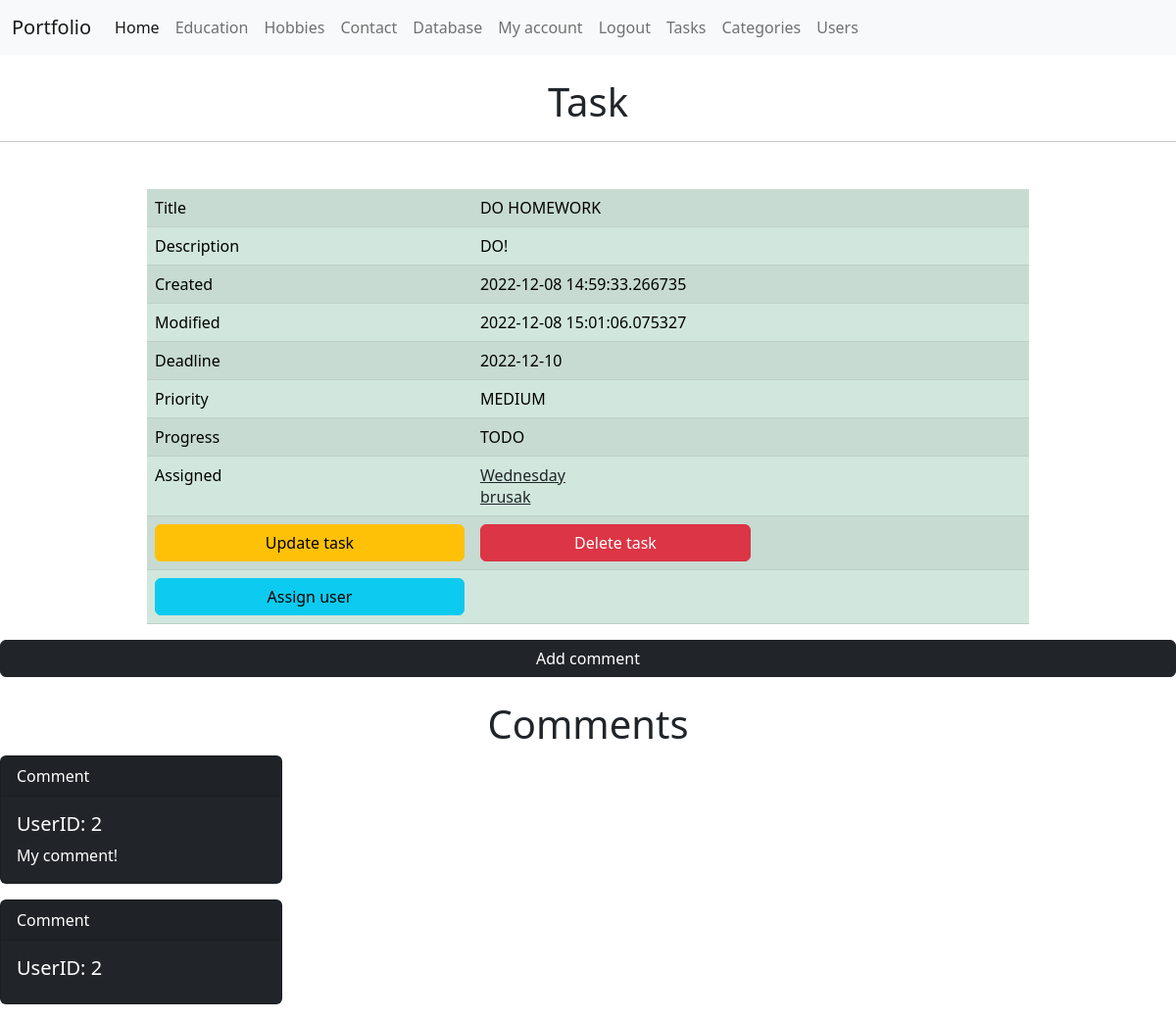
The page /task/1 (signed in) on the database its author committed.
### app/to_do/models.py (models this page shows, shortened)
class Task(db.Model):
    id = db.Column(db.Integer, primary_key=True, autoincrement=True)
    title = db.Column(db.String(120), nullable=False)
    description = db.Column(db.String(2000), nullable=True)
    created = db.Column(db.DateTime, default=datetime.now())
    modified = db.Column(db.DateTime, default=datetime.now, onupdate=datetime.now)
    deadline = db.Column(db.DateTime)
    priority = db.Column(db.Enum(Priority, values_callable=lambda x: [str(member.value) for member in Priority]))
    progress = db.Column(db.Enum(Progress, values_callable=lambda x: [str(member.value) for member in Progress]))
    owner_id = db.Column(db.Integer, db.ForeignKey('user.id'), nullable=False)
    category_id = db.Column(db.Integer, db.ForeignKey('category.id'))
    users = db.relationship('User', secondary=task_user, backref=db.backref('tasks', lazy='dynamic'), lazy='dynamic')
    comments = db.relationship('Comment', backref='tasks', lazy='dynamic')

class Comment(db.Model):
    id = db.Column(db.Integer, primary_key=True, autoincrement=True)
    content = db.Column(db.String(2048))
    task_id = db.Column(db.Integer, db.ForeignKey('task.id'))
    owner_id = db.Column(db.Integer, db.ForeignKey('user.id'))

### app/account/models.py (models this page shows, shortened)
class User(db.Model, UserMixin) :
    id = db.Column(db.Integer, primary_key=True)
    username = db.Column(db.String(20), unique=True, nullable=False)
    email = db.Column(db.String(120), unique=True, nullable=False)
    image_file = db.Column(db.String(20), nullable=False, default='default.jpg')
    about_me = db.Column(db.String(120), nullable=True)
    last_seen = db.Column(db.DateTime, default=now())
    password = db.Column(db.String(60), nullable=False)
    tasks_owned = db.relationship('Task', backref='owner', lazy='dynamic')
    comments = db.relationship('Comment', backref='users', lazy='dynamic')
    @property
    def password_hash(self):
        raise AttributeError('Is not readable')

### app/to_do/views.py (the view)
@to_do_bp.route('/task/<int:id>',methods=['GET', 'POST'])
@login_required
def task(id):
    task = Task.query.filter_by(id=id).first()
    task_detail = {
        'Title': task.title,
        'Description': task.description,
        'Created': task.created,
        'Modified': task.modified,
        'Deadline': task.deadline.date(),
        'Priority': task.priority,
        'Progress': task.progress
    }
    form = Taskform()
    form_comment = CommentForm()
    comments = Comment.query.filter_by(task_id=id).all()
    data = {
        'form_comment': form_comment,
        'comments': comments
    }
    return render_template('task.html', task_detail=task_detail,
                           id=task.id,
                           form=form,
                           assigned=task.users,
                           data=data,
                           user=current_user)

### app/account/models.py (called while the page is built)
@login_manager.user_loader
def user_loader(user_id):
    return User.query.get(int(user_id))

### app/to_do/forms.py (called while the page is built)
def get_category_list():
    return [(cat.id, cat.name) for cat in Category.query.all()]

### app/to_do/templates/to_do/task.html (shortened to what this page needs)
{% extends 'layout.html' %}
{% block name %}
<br>
<h1 class="text-center">Task</h1>
{% endblock %}
{% block body %}
<table class="table table-success table-striped w-75 mx-auto">
    <tbody>
        {% for label, text_data in task_detail.items() %}
        <tr>
            <td>{{ label }}</td>
            {% if label == "Priority" or label == "Progress" %}
            <td>{{ text_data.name }}</td>
            {% else %}
            <td>{{ text_data|safe }}</td>
            {% endif %}
        </tr>
        {% endfor %}
        <tr>
            <td>Assigned</td>
            <td>
                {% for user in assigned %}
                <div class="row">
                    <div class="col-2">
                        <a class="link-dark" href="{{ url_for('to_do.user_profile', user_id=user.id) }}">{{
                            user.username }}</a>
                    </div>
                    <div class="col-9"></div>
                </div>
                {% endfor %}
            </td>
        </tr>
        <tr>
            <td>
                <a class="btn btn-warning w-100" href="{{ url_for('to_do.task_update', id=id) }}">Update task</a>
            </td>
            <td>
                <a class="btn btn-danger w-50" href="{{ url_for('to_do.task_delete', id=id) }}">Delete task</a>
            </td>
        </tr>
        <tr>
            <td>
                <a class="btn btn-info w-100" href="{{ url_for('to_do.assign_user_task', task_id=id) }}">Assign user</a>
            </td>
            <td></td>
        </tr>
    </tbody>
</table>
<a class="btn btn-dark w-100" href="{{ url_for('to_do.add_comment', task_id=id) }}">Add comment</a><br><br>
<h1 class="w-100" style="text-align: center;">Comments</h1>
{% for comment in data['comments'] %}
<div class="card text-white bg-dark mb-3" style="max-width: 18rem;">
    <div class="card-header">Comment</div>
    <div class="card-body">
        <h5 class="card-title">UserID: {{ comment.owner_id }}</h5>
        <p class="card-text">{{ comment.content|safe }}</p>
    </div>
</div>
    {% endfor %}
    {% endblock %}

### rows shown on the page
Task: label "Title", title "DO HOMEWORK", label "Description", description "DO!", task_detail "2022-12-08 14:59:33.266735" "2022-12-08 15:01:06.075327"
User: username "Wednesday"
User: username "brusak"
Comment: owner_id "2", content "My comment!"
Comment: owner_id "2"

### other values the page prints
{{ label }} "Created" "Modified" "Deadline" "Priority" "Progress"
{{ text_data|safe }} "2022-12-10"
{{ text_data.name }} "MEDIUM" "TODO"
